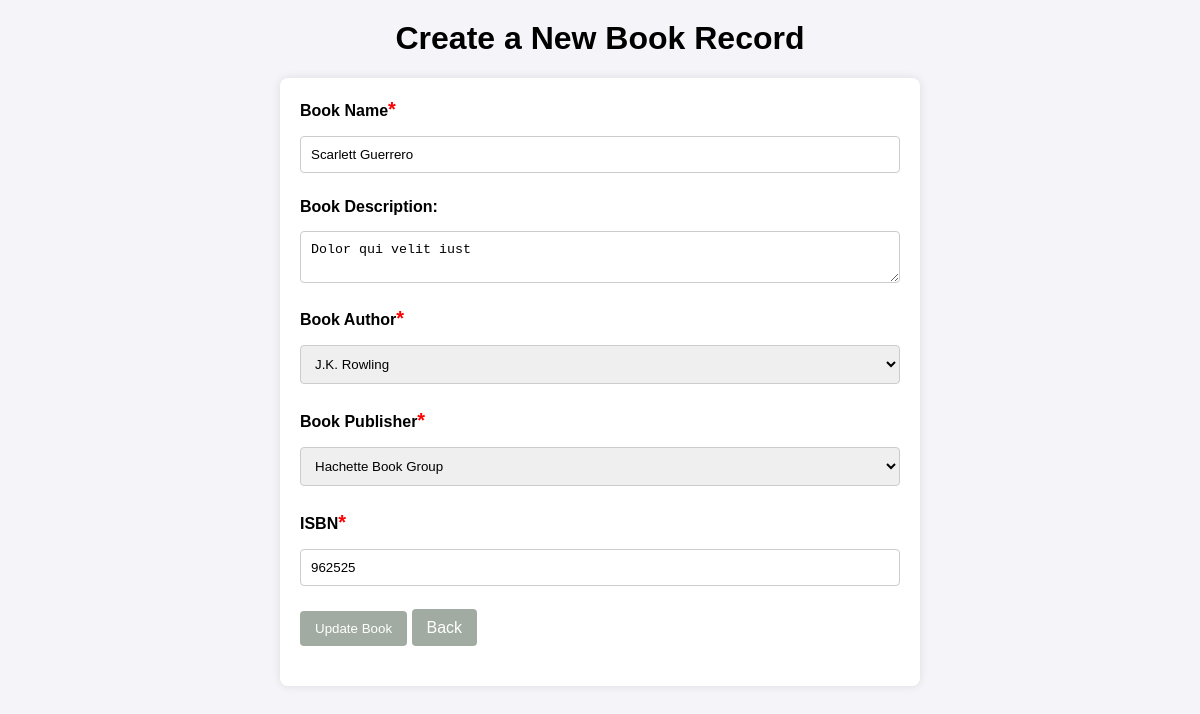
The page /create-book.php?update_id=44 on the database its author committed.
### tables this page shows
CREATE TABLE `book_records` (
  `id` int(11) NOT NULL,
  `book_name` varchar(255) NOT NULL,
  `book_discription` varchar(255) NOT NULL,
  `ISBN` int(6) NOT NULL,
  `book_autor_id` int(11) DEFAULT NULL,
  `book_publisher_id` int(11) DEFAULT NULL
);

CREATE TABLE `phptest3_author` (
  `author_id` int(11) NOT NULL,
  `author_title` varchar(255) NOT NULL
);

CREATE TABLE `phptest3_publisher` (
  `publisher_id` int(11) NOT NULL,
  `publisher_title` varchar(255) NOT NULL
);

### functions.php (called while the page is built, shortened)
<?php
function get_book_author($db){
    $query = "SELECT `author_id`, `author_title` FROM `phptest3_author`";
    $result = mysqli_query($db,$query);
    return $result;
}
function get_book_publisher($db){
    $query = "SELECT `publisher_id`, `publisher_title` FROM `phptest3_publisher`";
    $result = mysqli_query($db,$query);
    return $result;
}
function get_book_by_id($db,$id){
    $query = "SELECT `id`, `book_name`, `book_discription`, `ISBN`, `book_autor_id`, `book_publisher_id` FROM `book_records` WHERE id = $id";
    $result = mysqli_query($db,$query);
    return $result;
}
?>

### create-book.php (the view, shortened to what this page needs)
<?php
include 'functions.php';
$db = db_connection();
$authors = get_book_author($db);
$publishers = get_book_publisher($db);
$id = $_GET['update_id'] ?? "";
if($id){
    $get_book_byId = mysqli_fetch_assoc(get_book_by_id($db,$id));
}
?>
<!DOCTYPE html>
<html lang="en">
<head>
    <link rel="stylesheet" href="./assets/style.css">
</head>
<body>
    <h1>Create a New Book Record</h1>
    <form action="<?php echo $id ? 'create-book.php?update_id=' . $id : 'create-book.php'; ?>" method="post" onsubmit="return validateForm(event)">
    <div class="row">
            <div class="col">
                <label>Book Name<span style="color:red;font-size:20px">*</span> </label>
            </div>
            <div class="col">
                <input type="text" name="book_name" id="book_name" value="<?php echo $get_book_byId['book_name'] ?? ''?>">
            </div>
        </div>
        <div class="row">
            <div class="col">
                <label>Book Description:</label>
            </div>
            <div class="col">
                <textarea name="book_discription" id="book_discription"><?php echo $get_book_byId['book_discription'] ?? ''?></textarea>
            </div>
        </div>
        <div class="row">
            <div class="col">
                <label>Book Author<span style="color:red;font-size:20px">*</span></label>
            </div>
            <div class="col">
                <select name="book_autor" id="book_autor">
                    <?php
                    while ($author = mysqli_fetch_assoc($authors)) { ?>
                        <option <?php if($id && $get_book_byId['book_autor_id'] == $author['author_id']) echo "selected" ?> value="<?php echo $author['author_id'] ?>"><?php echo $author['author_title'] ?></option>
                    <?php } ?>
                </select>
            </div>
        </div>
        <div class="row">
            <div class="col">
                <label>Book Publisher<span style="color:red;font-size:20px">*</span></label>
            </div>
            <div class="col">
                <select name="book_publisher" id="book_publisher">
                    <?php
                    while ($publisher = mysqli_fetch_assoc($publishers)) { ?>
                    <option <?php if ($id && $get_book_byId['book_publisher_id'] == $publisher['publisher_id']) echo "selected" ?> value="<?php echo $publisher['publisher_id'] ?>">
                        <?php echo $publisher['publisher_title'] ?>
                    </option>
                    <?php } ?>
                </select>
            </div>
        </div>
        <div class="row">
            <div class="col">
                <label>ISBN<span style="color:red;font-size:20px">*</span></label>
            </div>
            <div class="col">
                <input type="number" name="ISBN" id="ISBN" value="<?php echo $get_book_byId['ISBN'] ?? null ?>">
            </div>
        </div>
        <div class="row">
            <div class="col">
                <button type="submit" name="submitBook"><?php echo $id ? 'Update Book' : 'Add Book'; ?> </button>
                <a class="button" href="index.php">Back</a>
            </div>
        </div>
    </form>
</body>
</html>

### assets/style.css (style rules this page uses)
body { font-family: Arial, sans-serif; background-color: #f4f4f9; margin: 0; padding: 0; }
h1 { text-align: center; margin-top: 20px; }
form { max-width: 600px; margin: 20px auto; padding: 20px; background: #fff; box-shadow: 0 0 10px rgba(0, 0, 0, 0.1); border-radius: 8px; }
.row { display: flex; flex-direction: column; margin-bottom: 15px; }
.row .col { margin-bottom: 5px; }
label { font-weight: bold; margin-bottom: 5px; display: inline-block; }
input[type="text"], input[type="number"], textarea, select { width: 100%; padding: 10px; margin-top: 5px; border: 1px solid #ccc; border-radius: 4px; box-sizing: border-box; }
.button, button { background-color: #a1aba1; color: white; padding: 10px 15px; border: none; border-radius: 4px; cursor: pointer; text-decoration: none; }

### rows shown on the page
book_records: book_name "Scarlett Guerrero", book_discription "Dolor qui velit iust", book_autor "J.K. Rowling", book_publisher "Hachette Book Group", ISBN "962525"
